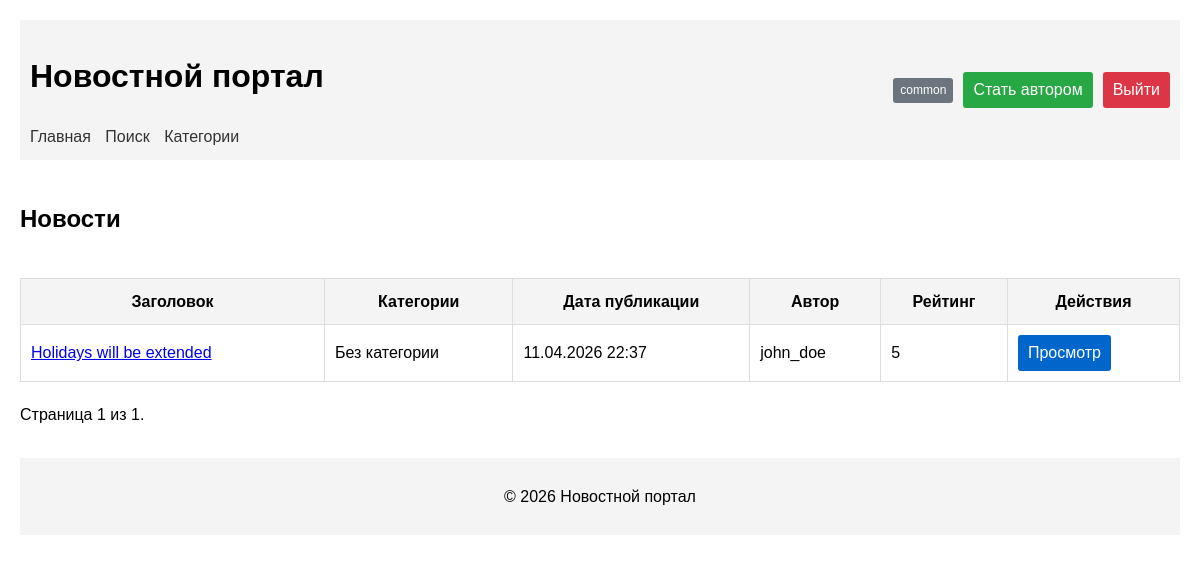
Page /news/ (signed in) on the committed database.
### news/models.py (models this page shows, shortened)
class Post(models.Model):
    ARTICLE = 'AR'
    NEWS = 'NW'
    POST_TYPES = [
        (ARTICLE, 'Статья'),
        (NEWS, 'Новость'),
    ]
    author = models.ForeignKey(Author, on_delete=models.CASCADE)
    post_type = models.CharField(max_length=2, choices=POST_TYPES, default=ARTICLE)
    created_at = models.DateTimeField(auto_now_add=True)
    categories = models.ManyToManyField(Category, through='PostCategory')
    title = models.CharField(max_length=200)
    text = models.TextField()
    rating = models.IntegerField(default=0)

### accounts/models.py (models this page shows, shortened)
class Author(models.Model):
    user = models.OneToOneField(User, on_delete=models.CASCADE)
    rating = models.IntegerField(default=0)

### news/views.py (the view)
# urls.py: path('news/', views.news_list, name='news_list'),
@cache_page(60)
def news_list(request):
    news = Post.objects.filter(post_type='NW').order_by('-created_at')
    paginator = Paginator(news, 10)
    page_number = request.GET.get('page')
    page_obj = paginator.get_page(page_number)
    return render(request, 'news/news_list.html', {'page_obj': page_obj})

### news/templatetags/custom_filters.py (called while the page is built)
@register.filter(name='censor')
def censor(value):
    if not isinstance(value, str):
        return value
    for word in CENSORED_WORDS:
        pattern = r'\b' + re.escape(word) + r'\b'
        value = re.sub(pattern, lambda m: '*' * len(m.group()), value, flags=re.IGNORECASE)
    return value

### templates/news/news_list.html (shortened to what this page needs)
{% extends 'default.html' %}
{% load cache %}
{% load custom_filters %}
{% block content %}
{% cache 60 news_list_header user.is_authenticated user.groups.all %}
<div style="display: flex; justify-content: space-between; align-items: center; margin-bottom: 20px;">
    <h2>Новости</h2>
</div>
{% endcache %}
{% if page_obj %}
{% cache 300 news_table page_obj.number %}
<table>
    <thead>
        <tr>
            <th>Заголовок</th>
            <th>Категории</th>
            <th>Дата публикации</th>
            <th>Автор</th>
            <th>Рейтинг</th>
            <th>Действия</th>
        </tr>
    </thead>
    <tbody>
        {% for news in page_obj %}
        <tr>
            <td><a href="{% url 'news_detail' news.id %}">{{ news.title|censor }}</a></td>
            <td>
                {% for category in news.categories.all %}
                    <span style="display: inline-block; margin: 2px;">
                        {{ category.name }}
                        {% if user.is_authenticated %}
                            {% if user in category.subscribers.all %}
                                <a href="{% url 'unsubscribe_category' category.id %}"
                                   style="color: #dc3545; text-decoration: none; font-size: 10px;"
                                   title="Отписаться"></a>
                            {% else %}
                                <a href="{% url 'subscribe_category' category.id %}"
                                   style="color: #28a745; text-decoration: none; font-size: 10px;"
                                   title="Подписаться"></a>
                            {% endif %}
                        {% endif %}
                    </span>
                    {% if not forloop.last %}, {% endif %}
                {% empty %}
                    Без категории
                {% endfor %}
            </td>
            <td>{{ news.created_at|date:"d.m.Y H:i" }}</td>
            <td>{{ news.author.user.username }}</td>
            <td>{{ news.rating }}</td>
            <td>
                <a href="{% url 'news_detail' news.id %}" class="button">Просмотр</a>
            </td>
        </tr>
        {% endfor %}
    </tbody>
</table>
{% endcache %}
{% cache 300 pagination page_obj.number page_obj.paginator.num_pages %}
<div class="pagination" style="margin-top: 20px;">
    <span class="step-links">
        <span class="current">
            Страница {{ page_obj.number }} из {{ page_obj.paginator.num_pages }}.
        </span>
    </span>
</div>
{% endcache %}
{% else %}
    <p>Новостей пока нет.</p>
{% endif %}
{% endblock %}

### templates/default.html (shortened to what this page needs)
<!DOCTYPE html>
{% load cache %}
<html>
<head>
</head>
<body>
    <header>
        <div>
            <h1>Новостной портал</h1>
            {% cache 300 navigation %}
            <nav>
                <a href="{% url 'news_list' %}">Главная</a>
                <a href="{% url 'news_search' %}">Поиск</a>
                <a href="{% url 'category_list' %}">Категории</a>
            </nav>
            {% endcache %}
        </div>
        {% cache 60 user_info user.is_authenticated user.id %}
        <div class="user-info">
            {% if user.is_authenticated %}
                <span>
                    {% if user.groups.all %}
                        {% for group in user.groups.all %}
                            <span class="badge {% if group.name == 'authors' %}badge-author{% endif %}">
                                {{ group.name }}
                            </span>
                        {% endfor %}
                    {% endif %}
                </span>
                {% if not user.groups.filter.name == 'authors' %}
                    <a href="{% url 'become_author' %}" class="button button-success">Стать автором</a>
                {% endif %}
                <a href="{% url 'account_logout' %}" class="button button-danger">Выйти</a>
            {% else %}
                <a href="{% url 'account_login' %}" class="button">Войти</a>
                <a href="{% url 'account_signup' %}" class="button">Регистрация</a>
            {% endif %}
        </div>
        {% endcache %}
    </header>
    <main>
        {% block content %}
        {% endblock %}
    </main>
    {% cache 600 footer %}
    <footer>
        <p>&copy; {% now "Y" %} Новостной портал</p>
    </footer>
    {% endcache %}
</body>
</html>

### templates/default.html (style rules this page uses)
body { font-family: Arial, sans-serif; margin: 20px; line-height: 1.6; }
header { background-color: #f4f4f4; padding: 10px; margin-bottom: 20px; display: flex; justify-content: space-between; align-items: center; }
.user-info { display: flex; gap: 10px; align-items: center; flex-wrap: wrap; }
nav a { margin-right: 10px; text-decoration: none; color: #333; }
footer { margin-top: 30px; padding: 10px; background-color: #f4f4f4; text-align: center; }
table { width: 100%; border-collapse: collapse; }
th { background-color: #f4f4f4; }
th, td { padding: 10px; border: 1px solid #ddd; }
.button { padding: 5px 10px; background-color: #0066cc; color: white; text-decoration: none; border-radius: 3px; display: inline-block; }
.button-success { background-color: #28a745; }
.button-danger { background-color: #dc3545; }
.badge { display: inline-block; padding: 3px 7px; font-size: 12px; border-radius: 3px; background-color: #6c757d; color: white; margin-left: 5px; }

### rows in the picture
Post: title|censor "Holidays will be extended", created_at "11.04.2026 22:37", author.user.username "john_doe", rating "5"

### other values in the picture
{{ group.name }} "common"
{{ page_obj.number }} "1"
{{ page_obj.paginator.num_pages }} "1"
